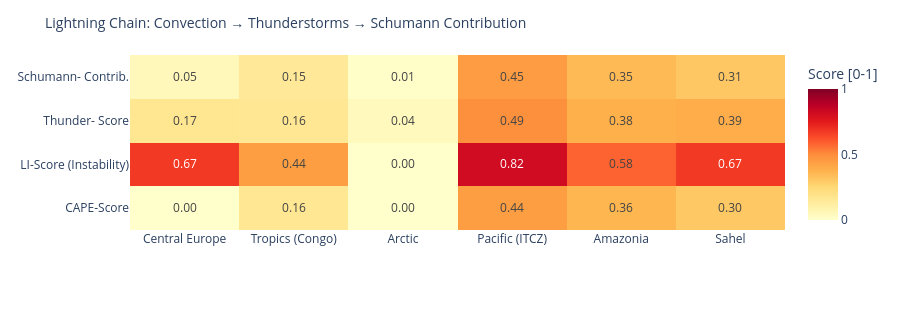

The notebook cell saved with this chart:
### Code cell
# ============================================================
# LIGHTNING CHAIN: Convection → Thunderstorms → Schumann
# Shows the causal chain per measurement point as heatmap
# ============================================================

def cape_score(v):
    """CAPE → normalized score [0,1]"""
    if v is None or pd.isna(v): return 0.0
    return min(1.0, float(v) / 3000)

def li_score(v):
    """Lifted Index: negative = unstable → score [0,1]"""
    if v is None or pd.isna(v): return 0.3
    return min(1.0, max(0.0, (-float(v) + 6) / 12))

def cloud_score(v):
    if v is None or pd.isna(v): return 0.3
    return float(v) / 100

def thunder_score(row):
    """Kombinierter Gewitterwahrscheinlichkeits-Score
    CAPE + LI + Bedeckung + WMO-Gewitter + konvektiver Niederschlag (showers)
    Hinweis: X-Ray und Kp sind kein Bestandteil – nur geomagn./solarer Kontext.
    """
    cs = cape_score(row.get('cape'))
    ls = li_score(row.get('li'))
    cl = cloud_score(row.get('cloud'))
    t  = 1.0 if row.get('thunderstorm') else 0.0
    # Convective precipitation (showers) as additional indicator
    sh = min(1.0, (row.get('showers') or 0) / 5.0)
    return round(cs * 0.30 + ls * 0.25 + cl * 0.15 + t * 0.20 + sh * 0.10, 3)

def schumann_contribution(t_score, lat):
    """Schumann contribution: higher in tropics (±30°), scaled by thunderstorm score"""
    lat_weight = max(0.3, 1.0 - abs(lat) / 60)
    return round(t_score * lat_weight, 3)

df_atm['cape_score']   = df_atm.apply(lambda r: cape_score(r['cape']), axis=1)
df_atm['li_score']     = df_atm.apply(lambda r: li_score(r['li']),    axis=1)
df_atm['thunder_score']= df_atm.apply(lambda r: thunder_score(r.to_dict()), axis=1)
df_atm['schumann_contribution'] = df_atm.apply(
    lambda r: schumann_contribution(r['thunder_score'], r['lat']), axis=1)

metrics = ['cape_score', 'li_score', 'thunder_score', 'schumann_contribution']
labels  = ['CAPE-Score', 'LI-Score\n(Instability)', 'Thunder-\nScore', 'Schumann-\nContrib.']
z_data  = [df_atm[m].tolist() for m in metrics]

fig = go.Figure(go.Heatmap(
    z=z_data,
    x=df_atm['point'].tolist(),
    y=labels,
    colorscale='YlOrRd',
    zmin=0, zmax=1,
    text=[[f'{v:.2f}' for v in row] for row in z_data],
    texttemplate='%{text}', textfont=dict(size=12),
    colorbar=dict(title='Score [0-1]')
))
fig.update_layout(
    title=dict(text='Lightning Chain: Convection → Thunderstorms → Schumann Contribution', font=dict(size=14)),
    height=310,
    plot_bgcolor='rgba(0,0,0,0)', paper_bgcolor='rgba(0,0,0,0)',
    margin=dict(l=130, r=80, t=55, b=80)
)
fig.show()

### Figure 1 — Plotly figure (JSON) as saved in the notebook; plotly's stock layout.template omitted (floating-point values rounded to 4 significant figures)
{"data": [{"colorbar": {"title": {"text": "Score [0-1]"}}, "colorscale": [[0.0, "rgb(255,255,204)"], [0.125, "rgb(255,237,160)"], [0.25, "rgb(254,217,118)"], [0.375, "rgb(254,178,76)"], [0.5, "rgb(253,141,60)"], [0.625, "rgb(252,78,42)"], [0.75, "rgb(227,26,28)"], [0.875, "rgb(189,0,38)"], [1.0, "rgb(128,0,38)"]], "text": [["0.00", "0.16", "0.00", "0.44", "0.36", "0.30"], ["0.67", "0.44", "0.00", "0.82", "0.58", "0.67"], ["0.17", "0.16", "0.04", "0.49", "0.38", "0.39"], ["0.05", "0.15", "0.01", "0.45", "0.35", "0.31"]], "textfont": {"size": 12}, "texttemplate": "%{text}", "type": "heatmap", "x": ["Central Europe", "Tropics (Congo)", "Arctic", "Pacific (ITCZ)", "Amazonia", "Sahel"], "y": ["CAPE-Score", "LI-Score\n(Instability)", "Thunder-\nScore", "Schumann-\nContrib."], "z": [[0.0, 0.1633, 0.0, 0.4433, 0.3633, 0.3033], [0.675, 0.4417, 0.0, 0.8167, 0.5833, 0.675], [0.169, 0.161, 0.039, 0.49, 0.381, 0.393], [0.051, 0.15, 0.012, 0.449, 0.349, 0.308]], "zmax": 1, "zmin": 0}], "layout": {"height": 310, "margin": {"b": 80, "l": 130, "r": 80, "t": 55}, "paper_bgcolor": "rgba(0,0,0,0)", "plot_bgcolor": "rgba(0,0,0,0)", "title": {"font": {"size": 14}, "text": "Lightning Chain: Convection → Thunderstorms → Schumann Contribution"}}}
